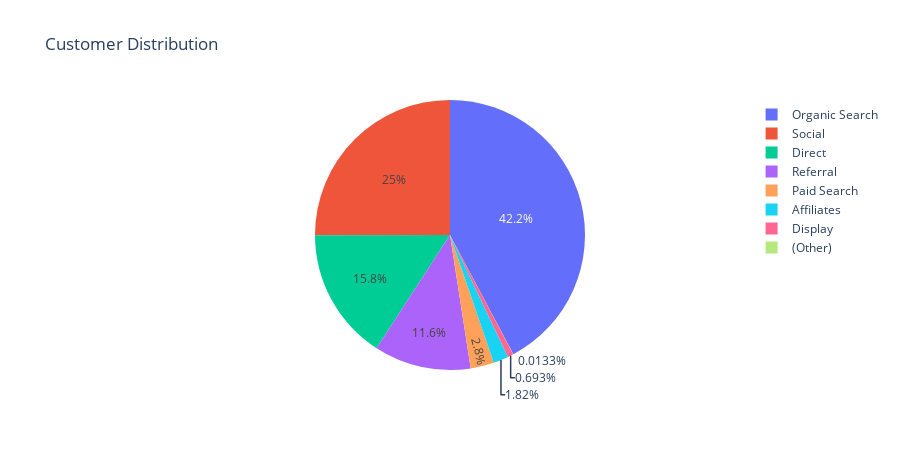

The notebook cell this image was saved under:
### Code cell
df_tmp = df.copy()
tmp_vc = df_tmp['channelGrouping'].value_counts()
tc = go.Pie(labels = tmp_vc.index, values = tmp_vc.values)
lt = go.Layout(title = "Customer Distribution", height = 450)
fig = go.Figure(data = [tc], layout = lt)
iplot(fig)

### Figure 1 — Plotly figure (JSON) as saved in the notebook; plotly's stock layout.template omitted (floating-point values rounded to 4 significant figures)
{"data": [{"labels": ["Organic Search", "Social", "Direct", "Referral", "Paid Search", "Affiliates", "Display", "(Other)"], "type": "pie", "values": [381561, 226117, 143026, 104838, 25326, 16403, 6262, 120]}], "layout": {"height": 450, "title": {"text": "Customer Distribution"}}}
